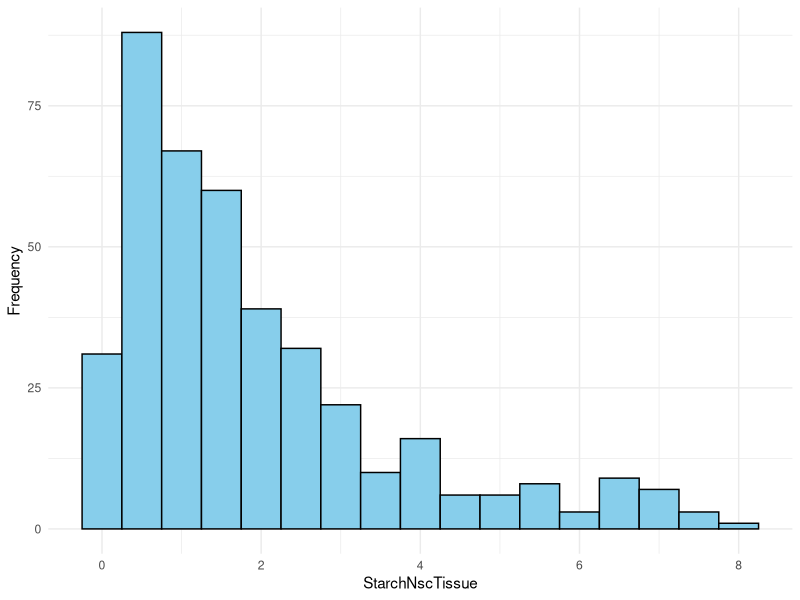
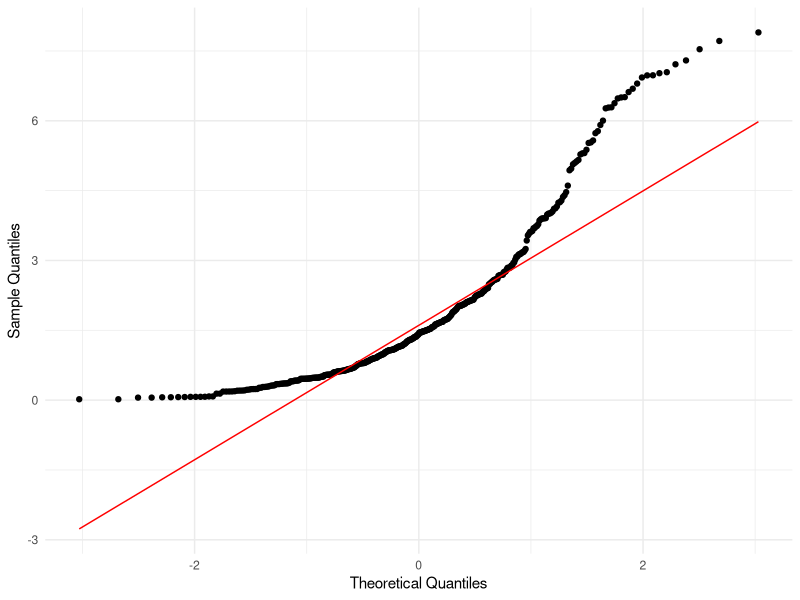
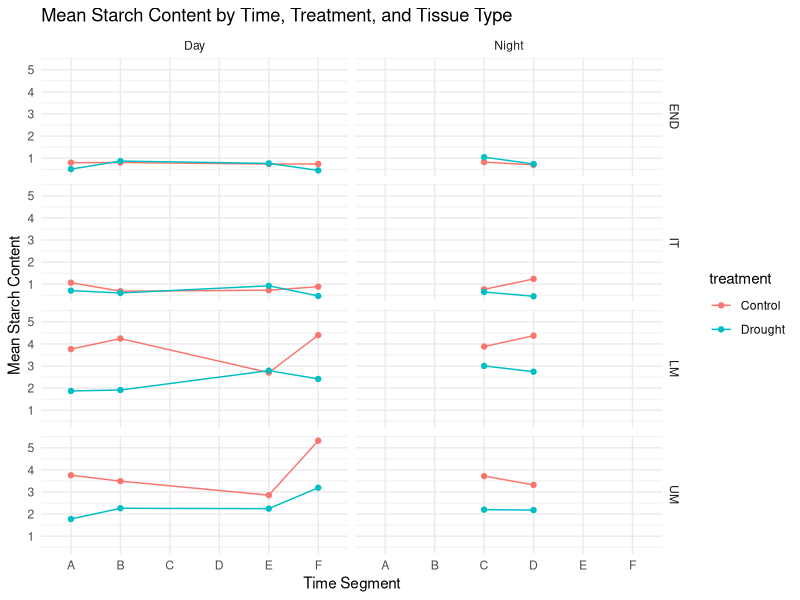
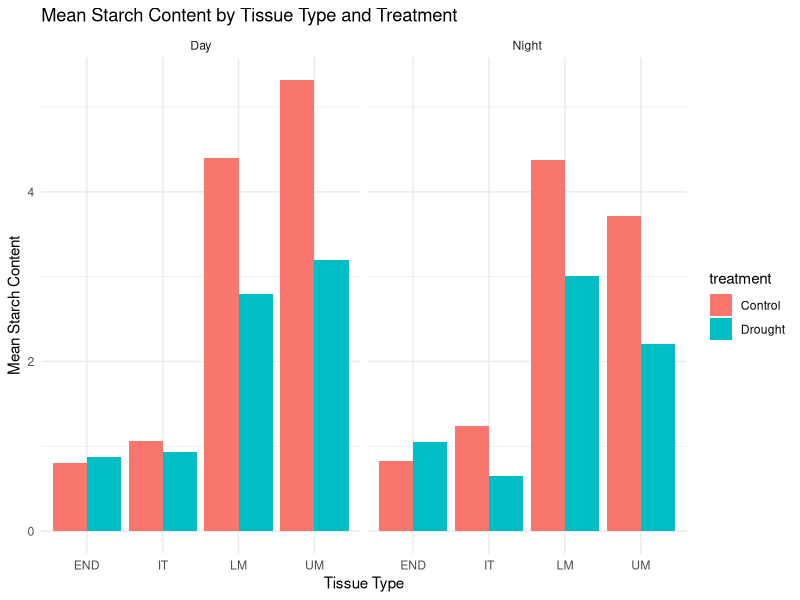
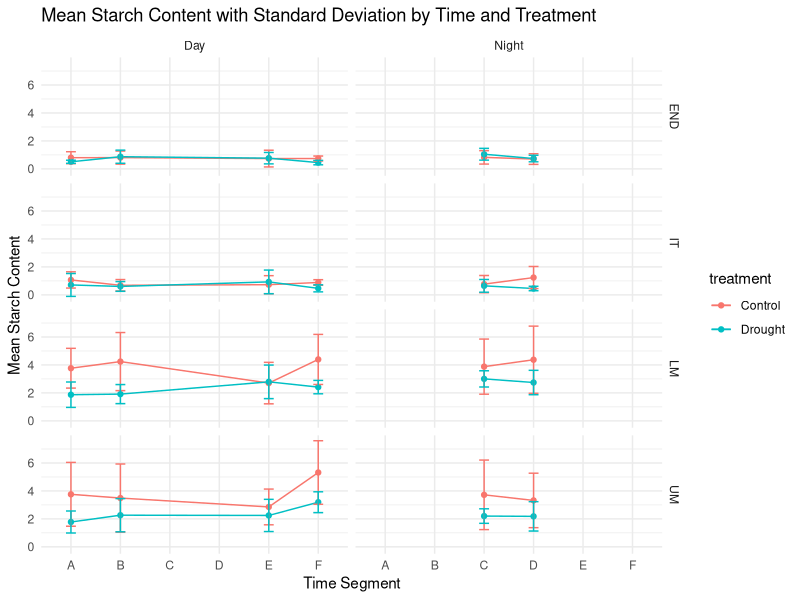
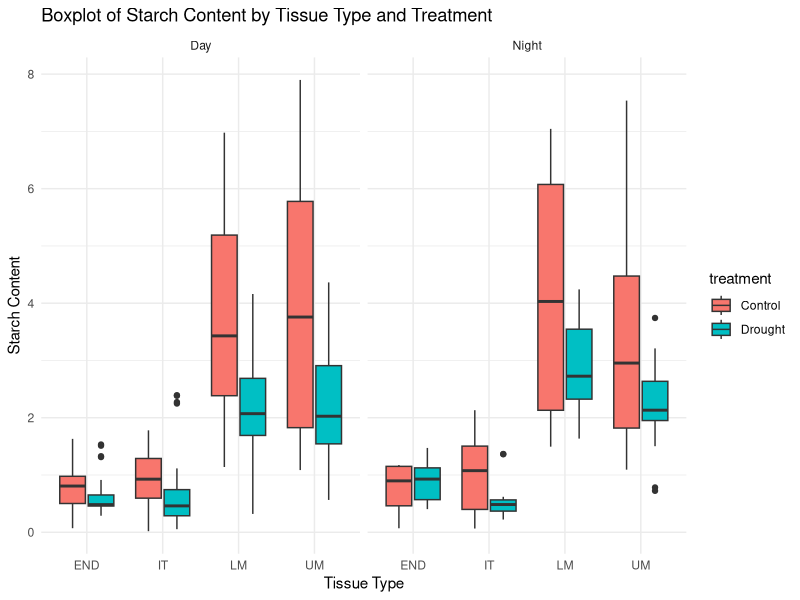
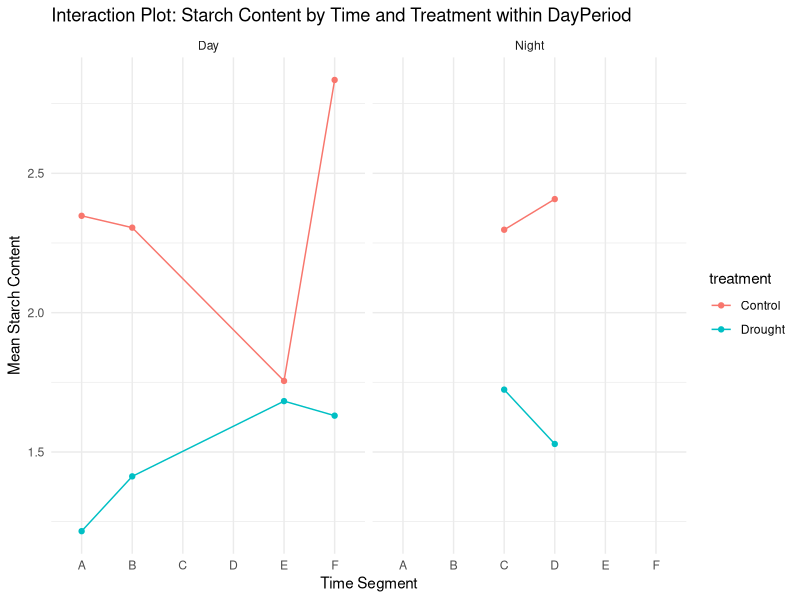
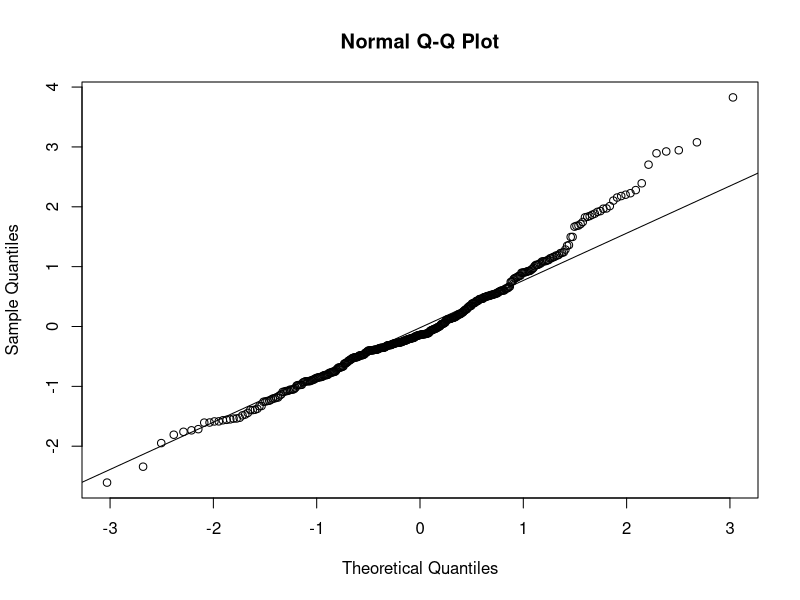

Source code (R) for these figures, in order:
## ---- chunk 1
#| label: data-setup
#| echo: false
#| eval: true
data <- read.csv("data.csv")
## ---- chunk 2
#| label: fig-abbrevstats
#| echo: false
#| eval: true
#| fig-cap: "Summary statistics of starch content."

library(knitr)
library(dplyr)

overall_summary <- data %>%
  summarize(
    Mean = mean(StarchNscTissue, na.rm = TRUE),
    Median = median(StarchNscTissue, na.rm = TRUE),
    SD = sd(StarchNscTissue, na.rm = TRUE),
    Min = min(StarchNscTissue, na.rm = TRUE),
    Max = max(StarchNscTissue, na.rm = TRUE),
    N = n()
  ) %>%
  mutate(Group = "Overall")

# By Location (campagne)
location_summary <- data %>%
  group_by(campagne) %>%
  summarize(
    Mean = mean(StarchNscTissue, na.rm = TRUE),
    Median = median(StarchNscTissue, na.rm = TRUE),
    SD = sd(StarchNscTissue, na.rm = TRUE),
    Min = min(StarchNscTissue, na.rm = TRUE),
    Max = max(StarchNscTissue, na.rm = TRUE),
    N = n()
  ) %>%
  mutate(Group = paste("campagne:", campagne))

# By DayPeriod
dayperiod_summary <- data %>%
  group_by(dayPeriod) %>%
  summarize(
    Mean = mean(StarchNscTissue, na.rm = TRUE),
    Median = median(StarchNscTissue, na.rm = TRUE),
    SD = sd(StarchNscTissue, na.rm = TRUE),
    Min = min(StarchNscTissue, na.rm = TRUE),
    Max = max(StarchNscTissue, na.rm = TRUE),
    N = n()
  ) %>%
  mutate(Group = paste("dayPeriod:", dayPeriod))

# Combine tables
combined_summary <- bind_rows(overall_summary, location_summary, dayperiod_summary) %>%
  arrange(factor(Group, levels = c("Overall", unique(location_summary$Group), unique(dayperiod_summary$Group)))) %>%
  select(Group, N, Mean, Median, SD, Min, Max)

# Display the table
kable(combined_summary, format = "markdown")
## ---- chunk 3
#| label: fig-normallity
#| echo: false
#| eval: true
#| layout-ncol: 2
#| fig-cap: "Plots used to check normallity assumption."
#| fig-subcap: 
#|  - "Histogram of starch content."
#|  - "Q-Q plot of starch content."
library(ggplot2)

ggplot(data, aes(x = StarchNscTissue)) +
  geom_histogram(binwidth = 0.5, color = "black", fill = "skyblue") +
  labs(
    x = "StarchNscTissue",
    y = "Frequency"
  ) +
  theme_minimal()

ggplot(data, aes(sample = StarchNscTissue)) +
  stat_qq() +
  stat_qq_line(color = "red") +
  labs(
    x = "Theoretical Quantiles",
    y = "Sample Quantiles"
  ) +
  theme_minimal()


## ---- chunk 4
#| label: fig-2-sumstats
#| echo: false
#| fig-cap: "jjj "

data <- read.csv("data.csv")
# Load necessary libraries
library(dplyr)
library(ggplot2)

# Summary statistics for StarchNscTissue by tissue type, treatment, dayPeriod, and time
summary_data <- data %>%
  group_by(tissu, treatment, dayPeriod, time) %>%
  summarize(
    mean_Starch = mean(StarchNscTissue, na.rm = TRUE),
    sd_Starch = sd(StarchNscTissue, na.rm = TRUE),
    median_Starch = median(StarchNscTissue, na.rm = TRUE),
    min_Starch = min(StarchNscTissue, na.rm = TRUE),
    max_Starch = max(StarchNscTissue, na.rm = TRUE),
    n = n()
  )

print(summary_data)

## 1. Line Plot of Mean Starch Content by Time
##This plot shows the trend of mean starch content across time segments for each tissue type and treatment.

ggplot(summary_data, aes(x = time, y = mean_Starch, color = treatment, group = treatment)) +
  geom_line() +
  geom_point() +
  facet_grid(tissu ~ dayPeriod) +
  labs(
    title = "Mean Starch Content by Time, Treatment, and Tissue Type",
    x = "Time Segment",
    y = "Mean Starch Content"
  ) +
  theme_minimal()
##2. Bar Plot of Mean Starch Content by Tissue Type and Treatment
#This bar plot can help compare the mean starch content between treatments for each tissue type, averaged over all time points.

ggplot(summary_data, aes(x = tissu, y = mean_Starch, fill = treatment)) +
  geom_bar(stat = "identity", position = "dodge") +
  facet_wrap(~ dayPeriod) +
  labs(
    title = "Mean Starch Content by Tissue Type and Treatment",
    x = "Tissue Type",
    y = "Mean Starch Content"
  ) +
  theme_minimal()

##3. Error Bar Plot with Mean and Standard Deviation
#An error bar plot provides a visual of mean starch content with variability (standard deviation) across time, separated by tissue and treatment.

ggplot(summary_data, aes(x = time, y = mean_Starch, color = treatment, group = treatment)) +
  geom_line() +
  geom_point() +
  geom_errorbar(aes(ymin = mean_Starch - sd_Starch, ymax = mean_Starch + sd_Starch), width = 0.2) +
  facet_grid(tissu ~ dayPeriod) +
  labs(
    title = "Mean Starch Content with Standard Deviation by Time and Treatment",
    x = "Time Segment",
    y = "Mean Starch Content"
  ) +
  theme_minimal()

##Box_Plot
ggplot(data, aes(x = tissu, y = StarchNscTissue, fill = treatment)) +
  geom_boxplot() +
  facet_wrap(~ dayPeriod) +
  labs(
    title = "Boxplot of Starch Content by Tissue Type and Treatment",
    x = "Tissue Type",
    y = "Starch Content"
  ) +
  theme_minimal()

##Box_Plot with Interaction
ggplot(data, aes(x = time, y = StarchNscTissue, color = treatment, group = treatment)) +
  geom_line(stat = "summary", fun = mean) +
  geom_point(stat = "summary", fun = mean) +
  facet_wrap(~ dayPeriod) +
  labs(
    title = "Interaction Plot: Starch Content by Time and Treatment within DayPeriod",
    x = "Time Segment",
    y = "Mean Starch Content"
  ) +
  theme_minimal()

## ---- chunk 5
#| label: fig-3
#| echo: false
#| fig-cap: " "

# Load necessary libraries
library(lme4)
library(lmerTest)  # for p-values

# Mixed Effects Model with Interactions
model <- lmer(StarchNscTissue ~ tissu * treatment * dayPeriod + 
               (1 | campagne) + (1 | sample) + (1 | chamber), data = data)

# Summary of the model
summary(model)

# Check model fit using AIC and BIC
AIC(model)
BIC(model)

# Test significance of interaction terms
anova(model)


## ---- chunk 6
# Q-Q plot for residuals
qqnorm(residuals(model))
qqline(residuals(model))
shapiro.test(residuals(model))
# Residuals vs. Fitted plot for homogeneity of variance
plot(fitted(model), residuals(model))
abline(h = 0, col = "red")
# Autocorrelation of residuals
library(ggplot2)
acf(resid(model), main = "Autocorrelation of Residuals")




## ---- chunk 7
#| label: fig-4
#| echo: false
#| fig-cap: " "

# Mixed Effects Model with Nested Time within DayPeriod
model3 <- lmer(StarchNscTissue ~ tissu + treatment + dayPeriod + dayPeriod:time + 
               (1 | campagne) + (1 | sample) + (1 | chamber), data = data)

# Summary of the model
summary(model3)

# Check model fit using AIC and BIC
AIC(model3)
BIC(model3)

# Test significance of nested terms
anova(model3)

## ---- chunk 8
#| label: fig-5
#| echo: false
#| fig-cap: " "
# Q-Q plot for residuals
qqnorm(residuals(model3))
qqline(residuals(model3))
shapiro.test(residuals(model3))
# Residuals vs. Fitted plot for homogeneity of variance
plot(fitted(model3), residuals(model3))
abline(h = 0, col = "red")

# Autocorrelation of residuals
library(ggplot2)
acf(resid(model3), main = "Autocorrelation of Residuals")
## ---- chunk 9
#| label: fig-6
#| echo: false
#| fig-cap: " "

# Model 2 - Interaction effects
model_2 <- lm(StarchNscTissue ~ treatment * tissu * dayPeriod + campagne, data = data)
summary(model_2)

## ---- chunk 10
# Q-Q plot for residuals
qqnorm(residuals(model_2))
qqline(residuals(model_2))
shapiro.test(residuals(model_2))
# Residuals vs. Fitted plot for homogeneity of variance
plot(fitted(model_2), residuals(model_2))
abline(h = 0, col = "red")

## ---- chunk 11
#| label: fig-7
#| echo: false
#| fig-cap: " "

# Model 3 - Mixed model with chamber as random effect
model_3 <- lmer(StarchNscTissue ~ treatment * tissu * dayPeriod + campagne + (1 | chamber), data = data)
summary(model_3)

## ---- chunk 12
# Q-Q plot for residuals
qqnorm(residuals(model_3))
qqline(residuals(model_3))
shapiro.test(residuals(model_3))
# Residuals vs. Fitted plot for homogeneity of variance
plot(fitted(model_3), residuals(model_3))
abline(h = 0, col = "red")
